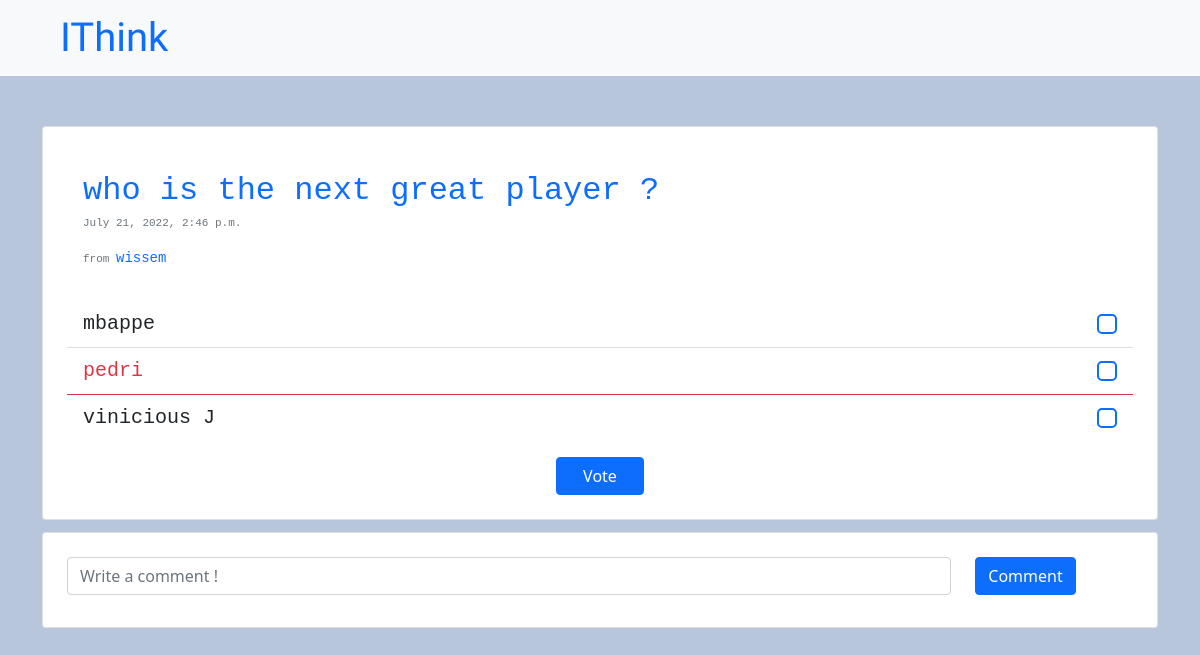
Page /poll/186 on the earlier database version.
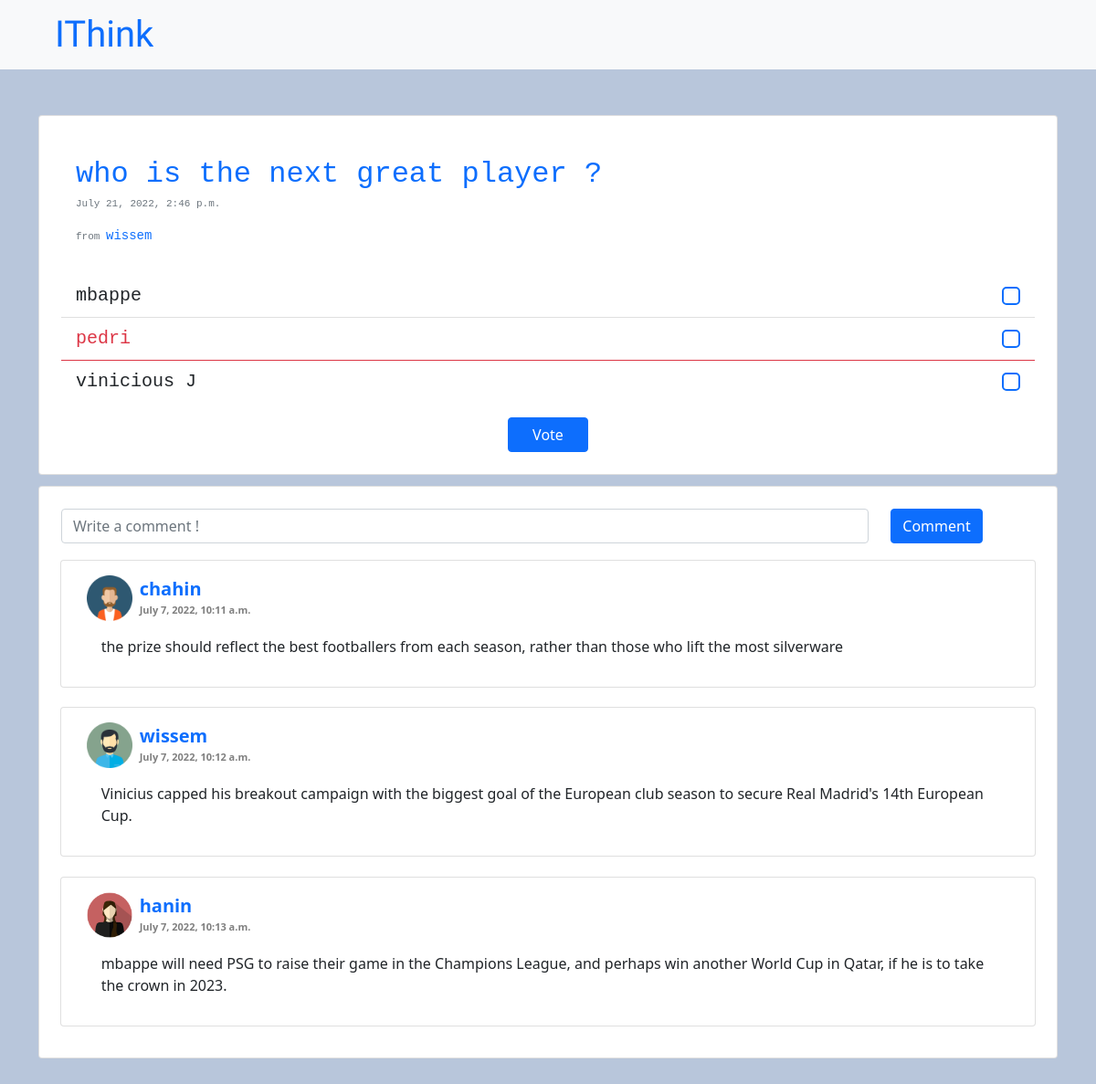
Same page on the later database version.
### polls/models.py (models this page shows, shortened)
class poll(models.Model):
    genres = (
        ('p', 'politics'),
        ('s', 'sports'),
        ('g', 'gaming'),
        ('h', 'health'),
        ('m', 'music'),
    )
    status = (
        ('approved', 'approved'),
        ('disapproved', 'disapproved')
    )
    creator = models.CharField(max_length=30)
    status = models.CharField(
        max_length=11, choices=status, default="disapproved")
    question = models.CharField(max_length=200)
    genre = models.CharField(max_length=10, choices=genres, default="")
    answer1 = models.CharField(max_length=200, blank=True, null=True)
    count1 = models.IntegerField(default=0)
    answer2 = models.CharField(max_length=200, blank=True, null=True)
    count2 = models.IntegerField(default=0)
    answer3 = models.CharField(max_length=200, blank=True, null=True)
    count3 = models.IntegerField(default=0)
    answer4 = models.CharField(max_length=200, blank=True, null=True)
    count4 = models.IntegerField(default=0)
    answer5 = models.CharField(max_length=200, blank=True, null=True)
    count5 = models.IntegerField(default=0)
    answer6 = models.CharField(max_length=200, blank=True, null=True)
    count6 = models.IntegerField(default=0)
    created_time = models.DateTimeField(default=timezone.now)
    with open("Ithink2/databaseSheet.json", "r") as sheet:
        data = json.load(sheet)

class poll_comment(models.Model):
    user = models.ForeignKey(
        user, on_delete=models.CASCADE, related_name="comments_polls")
    poll = models.ForeignKey(poll, on_delete=models.CASCADE)
    comment_str = models.CharField(max_length=300, default="empty")
    date = models.DateTimeField(default=timezone.now)
    edited = models.BooleanField(default=False)
    class Meta:
        managed = True

class user(models.Model):
    genders = (
        ('m', 'male'),
        ('f', 'female'),
    )
    profile_picture_numbers = (
        ("['1']", '1'),
        ("['2']", '2'),
        ("['3']", '3'),
        ("['4']", '4'),
        ("['5']", '5'),
        ("['6']", '6'),
    )
    user = models.OneToOneField(User, on_delete=models.CASCADE, unique=True)
    username = models.CharField(max_length=30)
    gender = models.CharField(max_length=6, choices=genders)
    started_date = models.DateTimeField(default=timezone.now)
    email = models.EmailField(max_length=255, unique=True)
    profile_picture_number = models.CharField(
        max_length=10, choices=profile_picture_numbers)
    cover_picture_number = models.CharField(
        max_length=10, default=3)
    USERNAME_FIELD = "email"
    def __str__(self):
        return self.username

### polls/views.py (the view, shortened to what this page needs)
# urls.py: path('poll/<int:pk>', vote, name="poll_vote"),
def vote(request, pk):
    polll = poll.objects.get(id=pk)
    context = {
        'polls': polll
    }
    comments = poll_comment.objects.filter(
        poll=poll.objects.get(id=pk))
    if len(comments) > 3:
        context["comments"] = comments[:3]
        context["show_more"] = True
    else:
        context["comments"] = comments
        context["show_more"] = False
    voted_polls = voted.objects.filter(poll=187)
    choices = {
        "1": 0,
        "2": 1,
        "3": 0,
        "4": 0,
        "5": 0,
        "6": 0,
    }
    for i in voted_polls:
        choices[str(i.choice)] += 1
    context["max_choice"] = int(max(choices, key=choices.get))
    return render(request, 'polls/pollVote.html', context)

### templates/polls/pollVote.html (shortened to what this page needs)
<!DOCTYPE html>
<html lang="en">
  <head>
    <link
      href="https://cdn.jsdelivr.net/npm/bootstrap@5.1.3/dist/css/bootstrap.min.css"
      rel="stylesheet"
    />
    {% extends "main.html" %}
    {% load static %}
    {% block content %}
      <div class="container">
        <div class="card p-4">
          <div class="font-monospace p-3 fs-2 text-primary" style="background-color:white">
            <div class="" >
              {{polls.question}}
            </div>
            <form method="POST">
            <p class="text-secondary" style="font-size: 11px;">
              {{ polls.created_time }}
            </p>
            <p class="text-secondary" style="font-size: 11px;">
              from  <a href="{% url "profile" polls.creator  %}" class="text-decoration-none" style="font-size: 14px;" >{{ polls.creator }}</a>
            </p>
            </form>
        </div>
          <form method="POST">
            <ul class="list-group list-group-flush fs-5">
              {% if polls.answer1 != None %}
                {% if max_choice == 1 %}
              <div class="list-group-item font-monospace d-flex flex-row border-danger">
                <div class="text-danger" style="width:80%;">
                {% else %}
              <div class="list-group-item font-monospace d-flex flex-row">
                <div style="width:80%;">
                {% endif %}
                  {{ polls.answer1 }}
                </div>
                <div style="width:20%">
                  <input class="form-check-input float-end border-2 border-primary" type="checkbox" name="answer" value="answer1" >
                </div>
              </div>
              {% endif %}
              {% if polls.answer2 != None %}
              {% if max_choice == 2 %}
              <div class="list-group-item font-monospace d-flex flex-row border-danger">
                <div class="text-danger" style="width:80%;">
                {% else %}
              <div class="list-group-item font-monospace d-flex flex-row">
                <div style="width:80%;">
                {% endif %}
                  {{ polls.answer2 }}
                </div>
                <div style="width:20%">
                  <input class="form-check-input float-end border-2 border-primary" type="checkbox" name="answer" value="answer2" >
                </div>
              </div>
              {% endif %}
              {% if polls.answer3 != None %}
              {% if max_choice == 3 %}
              <div class="list-group-item font-monospace d-flex flex-row border-danger">
                <div class="text-danger" style="width:80%;">
                {% else %}
              <div class="list-group-item font-monospace d-flex flex-row">
                <div style="width:80%;">
                {% endif %}
                  {{ polls.answer3 }}
                </div>
                <div style="width:20%">
                  <input class="form-check-input float-end border-2 border-primary" type="checkbox" name="answer" value="answer3" >
                </div>
              </div>
              {% endif %}
            </ul>
            <div class="d-grid col-1 mx-auto">
              <button type="submit" class="btn btn-primary mt-3" name="vote" >Vote</button>
            </div>
          </form>
        </div>
      </div>
      <div class="container" style="margin-top:1%" >
        <div class="card p-4">
          <form method="POST">
            <div class="row mb-2">
              <div class="col-10">
                <input type="text" class="form-control" placeholder="Write a comment !" name="comment" rows="1" ></input>
              </div>
              <div class="col" style="">
                <button type="submit" class="btn btn-primary" name="comment" >Comment</button>
              </div>
            </div>
          </form>
          {% for comment in comments %}
            <div class="row" style="padding:1%">
              <div class="card">
                <div class="card-body">
                  <div class="d-flex justify-content-between">
                    <div class="d-flex flex-row align-items-center">
                      {% if comment.user.profile_picture_number == "['1']" %}
                        <img src="{% static 'images\avatars\men_avatar_1.png' %}" alt="avatar" width="50" height="50" />
                      {% elif comment.user.profile_picture_number == "['2']" %}
                        <img src="{% static 'images\avatars\men_avatar_2.png' %}" alt="avatar" width="50" height="50" />
                      {% elif comment.user.profile_picture_number == "['3']" %}
                        <img src="{% static 'images\avatars\men_avatar_3.png' %}" alt="avatar" width="50" height="50" />
                      {% elif comment.user.profile_picture_number == "['4']" %}
                        <img src="{% static 'images\avatars\women_avatar_1.png' %}" alt="avatar" width="50" height="50" />
                      {% elif comment.user.profile_picture_number == "['5']" %}
                        <img src="{% static 'images\avatars\women_avatar_2.png' %}" alt="avatar" width="50" height="50" />
                      {% elif comment.user.profile_picture_number == "['6']" %}
                        <img src="{% static 'images\avatars\women_avatar_3.png' %}" alt="avatar" width="50" height="50" />
                      {% endif %}
                      <a href="{% url "profile" comment.user %}"class="small mb-0 ms-2 text-primary fw-bold fs-5 lh-1 text-decoration-none">{{comment.user}} <br> <span style="font-size:11px;color:gray;">{{ comment.date }}</span></a>
                    </div>
                  </div>
                  <p class="mt-3 ms-3">{{ comment.comment_str }}</p>
                </div>
              </div>
            </div>
            {% endfor %}
          </div>
        </div>
      <div class="" style="height:50px">
      </div>
      {% endblock content %}

### templates/main.html (shortened to what this page needs)
<!DOCTYPE html>
<html lang="en">
<head>
    <link
    href="https://cdn.jsdelivr.net/npm/bootstrap@5.1.3/dist/css/bootstrap.min.css"
    rel="stylesheet"
    />
    <link rel="stylesheet" href="https://cdn.jsdelivr.net/npm/bootstrap-icons@1.7.2/font/bootstrap-icons.css">
    {% load static %}
    <link rel="stylesheet" href="{% static 'css/styles.css' %}" />
</head>
<body>
    <nav class="navbar navbar-light bg-light">
        <div class="container-fluid">
            <div class="col-md-1">
                <a id="title" class="navbar-brand text-primary ms-5 fs-1" href="{% url 'home' "ALL" %}" >IThink</a>
            </div>
        </div>
    </nav>
    {% block content %}
    {% endblock content %}
</body>
</html>

### static/css/styles.css (style rules this page uses)
body { background-color: #b8c6db; }
.container { margin-top: 50px; box-shadow: 0 0 10px 12px rbga(100, 100, 100, 0.1); border-radius: 10px; }
#title { font-family:'Lobster',cursive; }

Differences in the rows shown:
added poll_comment: user "chahin", date "July 7, 2022, 10:11 a.m.", comment_str "the prize should reflect the best footballers from each season, rather than those who lift the most silverware"
added poll_comment: user "wissem", date "July 7, 2022, 10:12 a.m.", comment_str "Vinicius capped his breakout campaign with the biggest goal of the European club season to secure Real Madrid's 14th European Cup."
added poll_comment: user "hanin", date "July 7, 2022, 10:13 a.m.", comment_str "mbappe will need PSG to raise their game in the Champions League, and perhaps win another World Cup in Qatar, if he is to take the crown in 2023."
